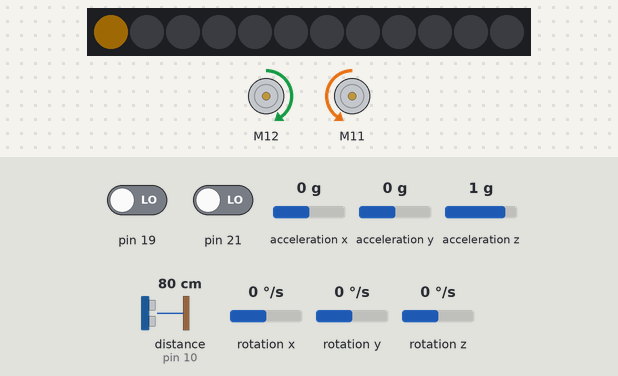
The sketch below on a simulated Arduino Mega 2560, built with avr-gcc and run on an emulated ATmega2560. Parts: 2 × DC motor (green arrow = forward, orange = backward, longer = faster), 12 RGB LEDs in strip order, left to right. Inputs (shaded band) come from the test bench; at power-on: rotation z 0 °/s, distance to the obstacle (sensor on pin 10) 80 cm, pin 19 LOW, pin 21 LOW, acceleration x 0 g, acceleration y 0 g, acceleration z 1 g, rotation x 0 °/s, rotation y 0 °/s. Dim RGB values are drawn brighter than linear; what the sketch prints to the serial monitor is not drawn.

Above: at 3.4 s.
3.5 s: rotation z set to 100 °/s
At 5.9 s:
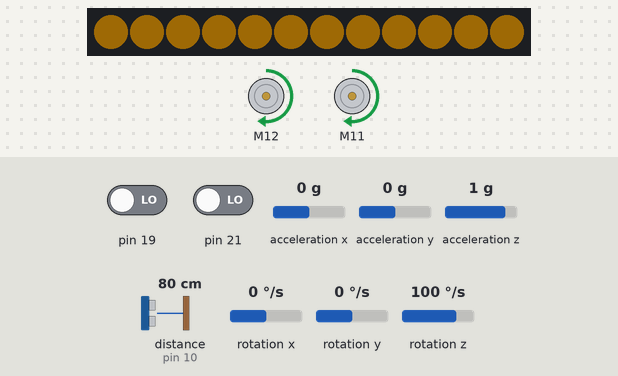
At 6.4 s:
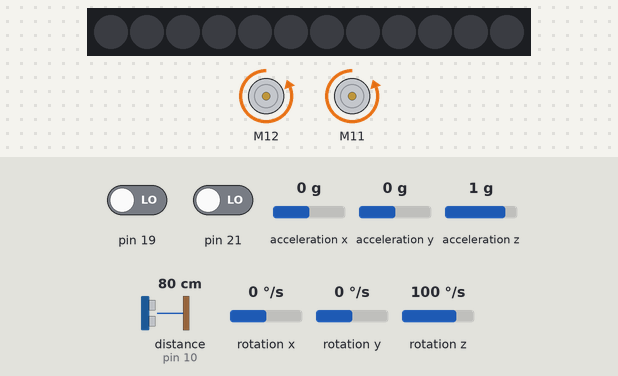
6.5 s: distance to the obstacle (sensor on pin 10) set to 9 cm
9.5 s: rotation z set to -192 °/s
12.5 s: distance to the obstacle (sensor on pin 10) set to 18 cm
15.5 s: rotation z set to 192 °/s
18.5 s: distance to the obstacle (sensor on pin 10) set to 4 cm
At 45.18 s:
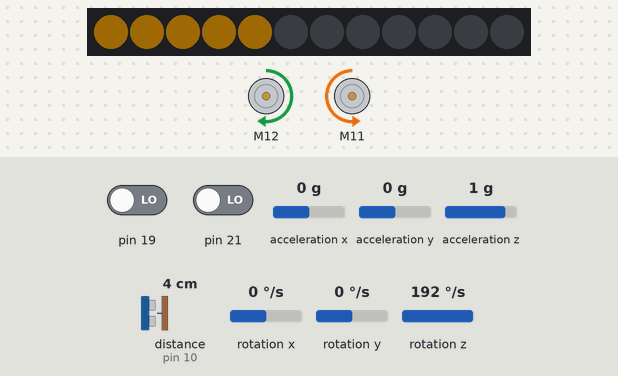
Timing chart, 0 to 46.0 s (numbered marks = the images above; inputs shaded):
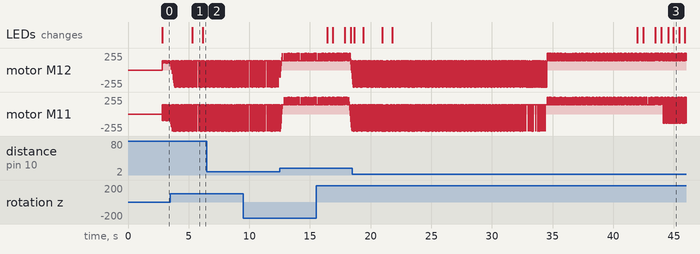

Measured:
- after the input at 3.5 s, the LEDs: change after 1.8 s (image 1)

The sketch:

labo_03.ino
```cpp
// Milanne Lacerte || Deniers chiffres DA: 39
// Mon robot fait donc 90° vers la droite et a une del bleu qui tourne antihoraire lors de son retour.

#include <MeAuriga.h>
#include <Wire.h>
#include <Adafruit_GFX.h>
#include <Adafruit_SSD1306.h>

unsigned long ct = 0;   //Temps

MeUltrasonicSensor ultrasound(PORT_10);   //Ultrasound
MeGyro gyro(0, 0x69);   // Gyroscope

// Distance variables for presentation
float pathX = 2.1;
float pathY = 50;
short int numberOfPivot = 1;
short int bufferStop = 200;
//

#pragma region - Global variables
int dist = 0;
int angle = 0;
short int cruisingSpeed = 100;
short int pivotSpeed = 58;

enum State {SETUP, FORWARD, PIVOTING, DELIVERING};
State currentState = SETUP;

#define ALL_LEDS 0
#define LEDNUM  12
#define LED_PIN 44
MeRGBLed led( 0, LEDNUM );
#pragma endregion

#pragma region - Variables for encoder
#define DIST_WHEEL 151
#define DIA_WHEEL 64.5
#define PULSE 9.0
#define RATIO 39.267
#define FULL_TURN_CIRC 948.8
#define FULL_SPIN_CIRC 474.4
#define CIRC_WHEEL 202.6
#define PULSE_PER_METER ((365.0/DIA_WHEEL) * (PULSE * RATIO))
#define PULSE_HALF_SPIN (((FULL_SPIN_CIRC/2.0)/CIRC_WHEEL)*PULSE*RATIO)

long goal = (pathX * PULSE_PER_METER);

MeEncoderOnBoard encoderRight(SLOT1);
MeEncoderOnBoard encoderLeft(SLOT2);
#pragma endregion

#pragma region - Encoder config
// ********* INTERRUPTIONS ***********

void rightEncoderInterrupt(void)
{
  if(digitalRead(encoderRight.getPortB()) == 0)
  {
    encoderRight.pulsePosMinus();
  }
  else
  {
    encoderRight.pulsePosPlus();;
  }
}

void leftEncoderInterrupt(void) {
  if(digitalRead(encoderLeft.getPortB()) == 0)
  {
    encoderLeft.pulsePosMinus();
  }
  else
  {
    encoderLeft.pulsePosPlus();
  }
}

// ************* DÉBUT ************

void encoderConfig() {
  attachInterrupt(encoderRight.getIntNum(), rightEncoderInterrupt, RISING);
  attachInterrupt(encoderLeft.getIntNum(), leftEncoderInterrupt, RISING);

  encoderRight.setPulse(PULSE);
  encoderLeft.setPulse(PULSE);

  encoderRight.setRatio(RATIO);
  encoderLeft.setRatio(RATIO);

  encoderRight.setPosPid(1.8,0,1.2);
  encoderLeft.setPosPid(1.8,0,1.2);

  encoderRight.setSpeedPid(0.18,0,0);
  encoderLeft.setSpeedPid(0.18,0,0);

  // DÉBUT : Ne pas modifier ce code!
  // Configuration de la fréquence du PWM
  // Copier-coller ce code si on désire
  // travailler avec les encodeurs
  TCCR1A = _BV(WGM10);
  TCCR1B = _BV(CS11) | _BV(WGM12);

  TCCR2A = _BV(WGM21) | _BV(WGM20);
  TCCR2B = _BV(CS21);
  // FIN : Ne pas modifier ce code!
}
#pragma endregion

void setup() {

  Serial.begin(115200);

  encoderConfig();
  encoderRight.setPulsePos(0);
  encoderLeft.setPulsePos(0);

  gyro.begin();

  led.setpin(LED_PIN);
  led.setColor(0, 0, 0, 0);

  dist = ultrasound.distanceCm();

}

void goStraight(short speed = 100, short firstRun = 0) {
    static double zAngleGoal = 0.0;

    static double error = 0.0;
    static double previousError = 0.0;
    static double output = 0;

    // PD Controller
    // Change les valeurs selon tes besoins
    // higher kp = plus réactive, peu osciller
    // lowewr kp = sluggish, moins d'oscillation
    // higher kd = limite l'oscillation, la bonne valeur arrête l'oscillation
    const double kp = 10.75;
    //const double ki = 1.0;
    const double kd = 5.0;

    if (firstRun) {
      firstRun = 0;

      zAngleGoal = gyro.getAngleZ();

      encoderLeft.setMotorPwm(speed);
      encoderRight.setMotorPwm(-speed);

      return;
    }

    error = gyro.getAngleZ() - zAngleGoal;

    // Google : ELI5 PID
    // Astuce web : ELI5 = Explain Like I'm 5
    output = kp * error + kd * (error - previousError);

    previousError = error;

    encoderLeft.setMotorPwm(speed - output);
    encoderRight.setMotorPwm(-speed - output);
}

void pivotState(bool changeFirstTime = false) {
  static bool firstTime = true;

  if (changeFirstTime) {
    firstTime = !firstTime;
  }

  if (firstTime) {

    firstTime = false;

    pivotTask(pivotSpeed, 1);

    lightUp(1, 12, 0, 0, 0); //starting led, ending led, red, green, blue
  }

  pivotTask(pivotSpeed, 0);
  bool transToForward = numberOfPivot < 1;

  if (transToForward) {
    currentState = FORWARD;

    goStraight(cruisingSpeed, 1);

    numberOfPivot = 1;
    firstTime = true;
    return;
  }
}

void loop() {

  ct = millis();
  dist = getDist(ct);

  switch (currentState) {

    case SETUP:
      setupState(ct);
      break;

    case FORWARD:
      forwardState();
      break;

    case PIVOTING:
      pivotState();
      break;

    case DELIVERING:
      deliveryState(ct);
      break;
  }

  gyro.update();
  encodersUpdate();
}

void encodersUpdate() {
  encoderRight.loop();
  encoderLeft.loop();
}

int getDist(unsigned long ct) {
  static unsigned long lt;
  const unsigned int waitTime = 175;
  static int lastDistance = 0;
  static int tempDistance = 0;
  static int goodDistance = 0;


  if (ct - lt >= waitTime) {

    tempDistance = ultrasound.distanceCm();

    if (tempDistance != 0) {

      goodDistance = tempDistance;
      lastDistance = tempDistance;

    }
    else {

      goodDistance = lastDistance;

    }

    lt = ct;
    return goodDistance;
  }
}

void pivotTask(short speed, short firstRun) {
  static double zAngleGoal = 0.0;

  static double error = 0.0;
  static double previousError = 0.0;
  static double output = 0;

  // PD Controller
  // Change les valeurs selon tes besoins
  // higher kp = plus réactive, peu osciller
  // lowewr kp = sluggish, moins d'oscillation
  // higher kd = limite l'oscillation, la bonne valeur arrête l'oscillation
  const double kp = 2.1;
  //const double ki = 1.0;
  const double kd = 2.1;

  if (firstRun) {
    firstRun = 0;

    encoderLeft.setMotorPwm(speed);
    encoderRight.setMotorPwm(speed);

    gyro.resetData();

    double tempAngle = gyro.getAngleZ();
    zAngleGoal = tempAngle + 90;

    return;
  }

  error = gyro.getAngleZ() - zAngleGoal;

  // Google : ELI5 PID
  // Astuce web : ELI5 = Explain Like I'm 5
  output = kp * error + kd * (error - previousError);

  previousError = error;

  encoderLeft.setMotorPwm(speed - output);
  encoderRight.setMotorPwm(speed - output);             // CHECKER SI +speed + output

  if (gyro.getAngleZ() >= zAngleGoal) {

    numberOfPivot = numberOfPivot - 1;
    return;
  }
}

void setupState(unsigned long ct) {

  bool transToForward = waitThreeSecTask(ct);

  if (transToForward) {

    currentState = FORWARD;
    goStraight(cruisingSpeed, 1);

    static unsigned long lt = ct;
    return;
  }
}

void forwardState() {

  static bool firstTime = true;
  static bool firstPathDone = false;
  static bool secondPathDone = false;
  static double posBeforeSecPath = 0;

  if (firstTime) {

    firstTime = false;

    if (!firstPathDone) {
      encoderRight.moveTo(goal, cruisingSpeed);
      encoderLeft.moveTo(goal, cruisingSpeed);
    }

    if (firstPathDone && !secondPathDone) {
      posBeforeSecPath = encoderLeft.getCurPos();
    }

    if (firstPathDone && secondPathDone) {
      encoderRight.moveTo(posBeforeSecPath, cruisingSpeed);
      encoderLeft.moveTo(posBeforeSecPath, cruisingSpeed);
    }
  }

  if (!firstPathDone && !secondPathDone) { firstPathLights(); }
  if (firstPathDone && secondPathDone) { afterDeliveryLights(); }
  goStraight(cruisingSpeed, 0);


  if (!secondPathDone) {

    bool transition = firstPathDone ? dist <= pathY : (encoderLeft.distanceToGo() <= bufferStop);

    if (transition && firstPathDone) {

      firstTime = true;

      secondPathDone = true;

      currentState = DELIVERING;

      lightUp(1, 12, 0, 0, 0);

      return;
    }

    if (transition && !firstPathDone) {

      firstTime = true;

      currentState = PIVOTING;

      firstPathDone = true;
      return;
    }
  }

  bool transEnd = (firstPathDone && secondPathDone) ? encoderLeft.distanceToGo() >= 0 : false;

  if (transEnd && firstPathDone && secondPathDone) {

    bool firstStop = true;
    firstTime = true;

    if (firstStop) {
      stop();
      lightUp(1, 12, 30, 20, 3);

      firstStop = false;
    }

    return;
  }
}

void deliveryState(unsigned long ct) {

  deliveryLights(ct);
  bool transition = waitThreeSecTask(ct);

  if (transition) {

    cruisingSpeed = (cruisingSpeed) * (-1);
    currentState = FORWARD;

    return;
  }
}

void firstPathLights() {

  int endlight = map(encoderLeft.distanceToGo(), goal, 0, 1, 12);
  Serial.println(encoderLeft.distanceToGo());
  Serial.println(endlight);

  lightUp(1, endlight, 30, 20, 1); //starting led, ending led, red, green, blue
}

void afterDeliveryLights() {

  const unsigned int waitTime = 300;
  static unsigned long lt = ct;
  static int led = 1;

  if (ct - lt >= waitTime) {

    led = led - 1;

    if (led <= 0) {led += 12;}

    lightUp(led, led, 0, 0, 200); //starting led, ending led, red, green, blue
    lt = ct;
  }
}

void deliveryLights(unsigned long ct) {

  const unsigned int waitTime = 250;
  static unsigned long lt = ct;
  static bool lightsOn = true;

  if (ct - lt >= waitTime) {
    lightsOn = !lightsOn;

    if (lightsOn) {

      lightUp(1, 12, 0, 100, 0); //starting led, ending led, red, green, blue
    }
    else {

      lightUp(1, 12, 0, 0, 0); //starting led, ending led, red, green, blue
    }
    lt = ct;
  }
}

bool waitThreeSecTask(unsigned long ct) {

  static bool firstTime = true;
  const unsigned int exitTime = 2000;
  static unsigned long goneIn = ct;

  if (firstTime) {

    firstTime = false;

    goneIn = ct;

    stop();
  }

  if (ct - goneIn >= exitTime) {

    firstTime = true;

    return true;
  }
  else {

    return false;
  }
}

void lightUp(int startLed, int endLed, int r, int g, int b) {

  led.setColor(0, 0, 0);   //All off

  if (startLed > endLed) {

    led.setColor(0, r, g, b);

    for (int i = (endLed + 1); i <= (startLed - 1); i++) {

      led.setColor(i, 0, 0, 0);
    }
  }
  else {

    for (int i = startLed; i <= endLed; i++) {

      led.setColor(i, r, g, b);
    }
  }

  led.show();
}

void stop() {
  encoderLeft.setMotorPwm(0);
  encoderRight.setMotorPwm(0);
  encoderLeft.move(0);
  encoderRight.move(0);
}
```
